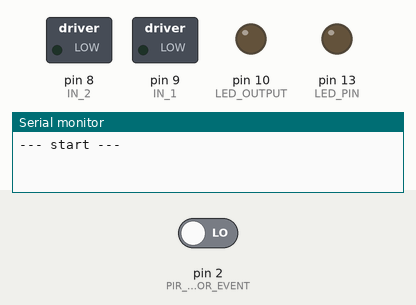
Bench run of a sketch on a simulated Arduino Uno, built with avr-gcc and run on an emulated ATmega328P. On the bench: switched loads named in the sketch (green lamp = pin HIGH), output pins drawn as LEDs (lit = HIGH), the last lines printed to the serial monitor. Inputs (shaded band) come from the test bench; at power-on: pin 2 (PIR_SENSOR_EVENT) LOW.

Above: at 2.8 s.
2.9 s: pin 2 (PIR_SENSOR_EVENT) driven HIGH
At 3.05 s:
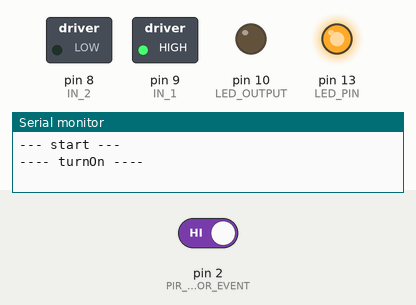
At 7.85 s:
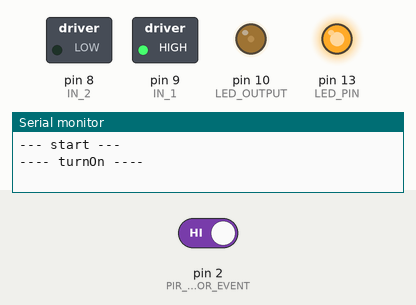
Timing chart, 0 to 24.1 s (numbered marks = the images above; inputs shaded):
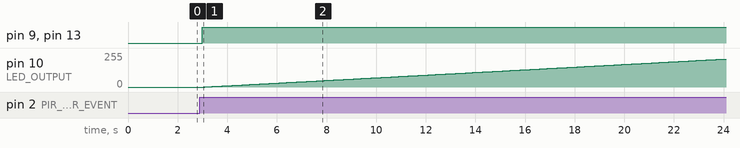

Measured:
- after the input at 2.9 s, pin 9 (IN_1), pin 13 (LED_PIN): LOW → HIGH after 0.10 s; pin 10 (LED_OUTPUT): moves from 0/255 to 210/255 over 20.9 s, starting after 0.20 s

The sketch:

sketch_kithen_light.ino
```cpp
/*
Author: sdenisen@ymail.com
Additional use:
	*) PIR Sensor;
	*) L298N Dual Bridge DC Stepper Motor Driver Controller module;
	*) LED line;
	*) DC adaper to 12V/1A.

Description:
When PIR sensor raise event, after that micro. smoothly turn on the LEDs,
and they are light 10 minutes in case of no any event appeared otherwise timeout will be reset to 0.
*/
int PIR_SENSOR_EVENT = 2;
int LED_OUTPUT = 10; // PWM pin
bool is_led_light = false;
int set_start_timer = 0;
int IN_1 = 9;
int IN_2 = 8;
int LED_PIN = 13;


void setup() {
  // put your setup code here, to run once:
  pinMode(PIR_SENSOR_EVENT, INPUT);
  pinMode(LED_OUTPUT, OUTPUT);
  pinMode(LED_PIN, OUTPUT);
  pinMode(IN_1, OUTPUT);
  pinMode(IN_2, OUTPUT);
  Serial.begin(9600);
  Serial.println("--- start ---");
}


void turnOn(){
  Serial.println("---- turnOn ----");
  digitalWrite(IN_1, HIGH);
  digitalWrite(IN_2, LOW);
  for (int i=0; i<255; i+=1){
    analogWrite(LED_OUTPUT, i);
    delay(100);
  }
}
void turnOff(){
  Serial.println("---- turnOff ----");
  for (int i=255; i>0; i-=5){
    analogWrite(LED_OUTPUT, i);
    delay(250);
  }
  digitalWrite(IN_1, LOW);
  digitalWrite(IN_2, LOW);
}

void loop() {
  int getted_event = digitalRead(PIR_SENSOR_EVENT);
  digitalWrite(LED_PIN, getted_event);

  if (getted_event == HIGH && is_led_light == false){
    turnOn();
    is_led_light = true;
    set_start_timer = 0;
  }

  if (set_start_timer == 600){
    turnOff();
    is_led_light = false;
  }

  if (getted_event == HIGH){
    set_start_timer = 0;
  }

  delay(1000);
  set_start_timer += 1;
}
```
